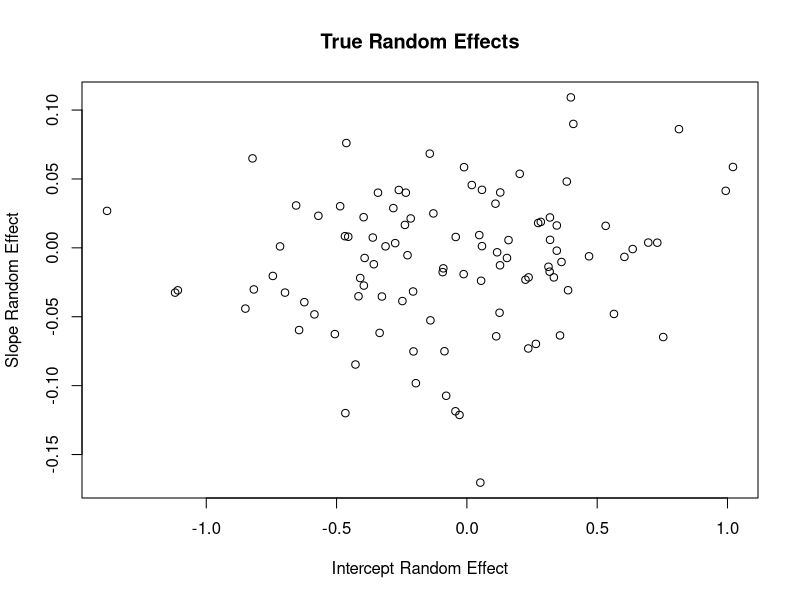
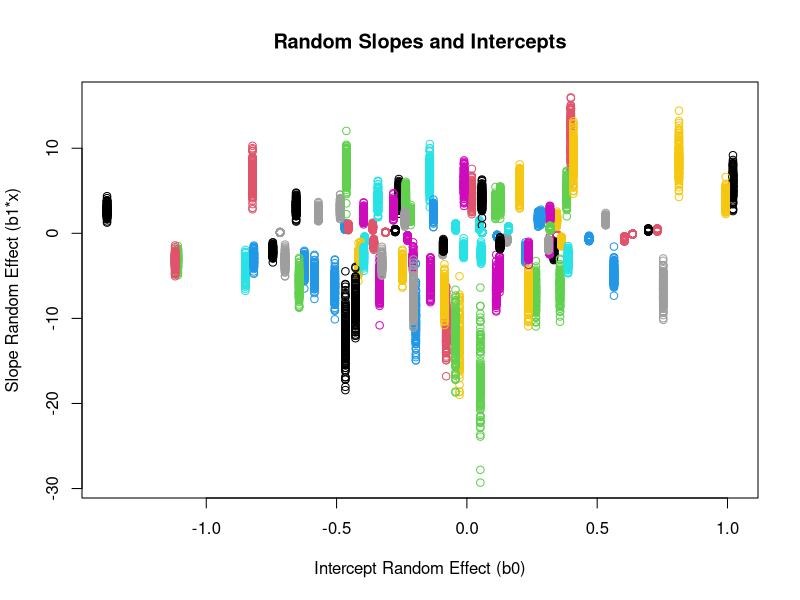
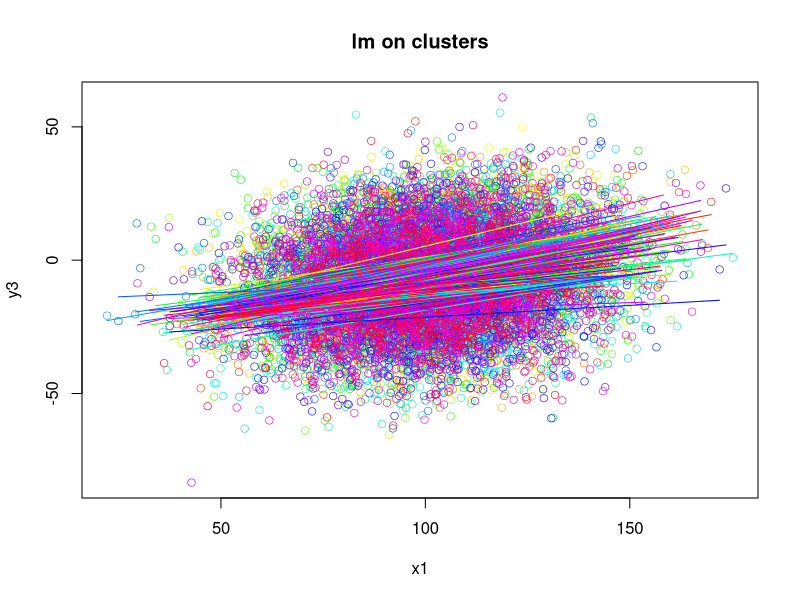
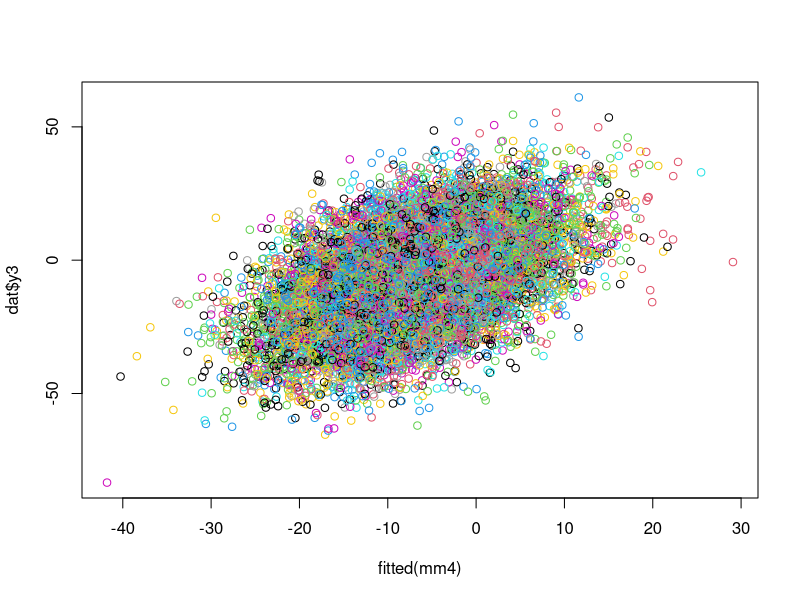

Write R code to recreate these figures, in order. (Note: this script raises an error after producing the figures.)
## Paul Johnson <pauljohn@ku.edu>
## 2012-06-24

## mlm-2. This is step 2 in the journey

## Topic: create multi-level data and use regression and lmer to
## estimate it.  This creates 3 different dependent variables,
## y1: ordinary "homoskedastic" regression (no grouping effect0
## y2: clustered "random intercepts"
## y3: clustered "random intercepts" and "random slope" for 1 predictor (x1)

## Change 1. I demonstrated mlm-1.R for James Selig, who suggested
## it was important to have clusters made up of various numbers of
## observations (unbalanced groups). Now there are M groups, but
## the variable N becomes a vector that represents the number of
## respondents in each cluster.

## Change 2. Do better book keeping on the random effects.  Now the
## random effects are drawn from a multivariate normal, allowing
## correlation between them. The random effects matrix is called
## Mreffects, its columns are (b0, b1), representing the intercept and
## slope random effects.  In my opinion, it is easier to specify the
## parameters with standard deviations and correlations.  The Covar
## matrix of the random effects "Msigma" is built up from those
## parameters.

##          | STDEb0  0   | |1  Mrho   | | STDEb0  0   |
## Msigma = |             |X|          |X|             |
##          |  0   STDEb1 | |Mrho    1 | |  0   STDEb1 |

library(MASS) ## for rmvnorm
set.seed(1234) ## for replicability

M <- 100  ## Clusters
## For equal-sized clusters with 10 observations, do this
## N <- rep(10, M)
## There are many ways to get varying cluster sizes.
##
N <- 134 + rpois(M, lambda=20)
## I add 4 because a cluster with fewer than 4 observations
## will cause a regression on the separate cluster to fail

## get M unique gray colors, will use later for plotting
## mycolors <- gray.colors(M)

## More colorful mycolors ?
mycolors <- rainbow(M)


## Create Mind and Iind indexes for book keeping.
## Mind, "M index" shows with which cluster an observation belongs.
Mind <- unlist(lapply(1:M, function(x) rep(x, each=N[x])))
## Iind, "I index" indexes cluster members.
Iind <- unlist(lapply(1:M, function(x) seq(1, N[x], by=1)))

##Create 3 variables from a multivariate Normal with these
## characteristics
Xmeans <- c(100, 200, 150)
Xsds <- c(20, 30, 40)
Xrho12 <- 0.4
Xrho13 <- 0.2
Xrho23 <- 0.0
Xcorr.mat <- diag(1, 3)
Xcorr.mat[1,2] <- Xcorr.mat[2,1] <- Xrho12
Xcorr.mat[1,3] <- Xcorr.mat[3,1] <- Xrho13
Xcorr.mat[2,3] <- Xcorr.mat[3,2] <- Xrho23
if(!isSymmetric(Xcorr.mat))stop("Xcorr.mat is not symmetric")

Xsigma <- diag(Xsds) %*% Xcorr.mat %*% diag(Xsds)
X.mat <- mvrnorm(n = sum(N), mu = Xmeans, Sigma = Xsigma)
dimnames(X.mat)[[2]] <- c("x1", "x2", "x3")
## Don't forget to insert an intercept later
X.mat <- cbind(X.mat)




## The true fixed effects of b0, b1, b2, b3 in
## y = b0 + b1*x1 + b2*x2 + b3*x3
bslopes <- c(1.5, 0.25, -0.2, 0.05)

## Standard deviation of error term at individual level
STDE <- 15

## Create a dependent variable that has no clustering effects.
##     FIXED Part                 +  RANDOM PART
y1 <- cbind(1, X.mat) %*% bslopes + rnorm(sum(N), m = 0, s = STDE)
dat <- cbind(data.frame(Mind, Iind, y1), as.data.frame(X.mat))
rownames(dat) <- paste(dat$Mind, dat$Iind, sep=".") ##may help bookkeeping later
rm(Mind, Iind, y1, X.mat) ## cleanup workspace

##Check the R-square on fitted model.
summary(lm(y1 ~ x1 + x2 + x3, data=dat))$r.square

## Layer on additive group level error in y2 and y3


## Parameters for random effects:
## STDEb0: standard deviation of clustered intercepts.
STDEb0 <- 0.5
## STDEb1: standard deviation of slopes across cluster units
STDEb1 <- 0.05
Mrho <- 0.2
## I'm tempted to get fancy here with a matrix for STDEb0, STDEb1, and
## Mrho. It would pay off, I expect. But be harder to teach.
Msigma <- diag(c(STDEb0, STDEb1)) %*% matrix(c(1, Mrho, Mrho, 1), 2, 2) %*% diag(c(STDEb0, STDEb1))
Mreffects <- mvrnorm(M, mu = c(0, 0), Sigma = Msigma)
colnames(Mreffects) <- c("b0","b1")

## In y2, include random intercept
dat$y2 <- dat$y1 + Mreffects[ ,"b0"][dat$Mind]

## In y3, add in random slope effect
dat$y3 <- dat$y2 +  dat$x1 * Mreffects[ ,"b1"][dat$Mind]

## Do some diagnostics on Mreffects
plot(Mreffects[, 1], Mreffects[,2], xlab = "Intercept Random Effect", ylab = "Slope Random Effect",  main = "True Random Effects")
##library(rockchalk)
##summarize(Mreffects)
summary(Mreffects)
apply(Mreffects, 2, sd)
cor(Mreffects)

plot(Mreffects[ ,"b0"][dat$Mind], dat$x1 * Mreffects[ ,"b1"][dat$Mind], col=dat$Mind, main = "Random Slopes and Intercepts", xlab="Intercept Random Effect (b0)", ylab="Slope Random Effect (b1*x)")

## The "grand" regression?
m1 <- lm(y3 ~ x1 + x2 + x3, data=dat)
summary(m1)

## The "dummy variable" regression?
m2 <- lm(y3 ~ x1 + x2 + x3 + as.factor(Mind), data=dat)
summary(m2)


library(lme4)
## M separate regressions, with 3 predictors
m3list <- lmList(y3 ~ x1 + x2 + x3 | Mind, data=dat, pool = FALSE)

## Predicted values set x2 and x3 at their cluster-specific means.

plot(y3 ~ x1, data=dat, col=mycolors[Mind], lwd = 0.6, main = "lm on clusters")
for( i in seq_along(m3list)){
    m3mf <- model.frame(m3list[[i]]) #data set for group i
    x1range <- range(m3mf$x1) ## use group-specific ranges this time
    pgroup <- predict( m3list[[i]], newdata = data.frame(x1=x1range, x2=mean(m3mf$x2), x3=mean(m3mf$x3)))
    lines(x1range, pgroup, col=mycolors[i])
}

## If a cluster has 3 or fewer cases, this warning will appear
## Warning message:
## In predict.lm(m3list[[i]], newdata = data.frame(x1 = x1range, x2 = mean(m3mf$x2),  :
##   prediction from a rank-deficient fit may be misleading


## Keep a record.
m3newdat <- lapply(m3list, function(x) {
    m3mf <- model.frame(x)
    ndf = data.frame(x1=range(m3mf$x1), x2=mean(m3mf$x2), x3=mean(m3mf$x3))
    ndf$m3pred <- predict(x, newdata = ndf)
    ndf} )
m3newdat <- do.call("rbind", m3newdat)
## Better add a variable Mind. This way seems like overkill, but probably is more
## robust than rep(1:M, each=2). It capitalizes on row names
m3newdat$Mind <-  as.integer(do.call("rbind", strsplit(row.names(m3newdat), split="\\.", perl=T))[ ,1])

## Draw new graphs on a new device, so we can compare
dev.new()


##
## Estimate this as a mixed-effects model with lme4

## mm2: Just the random intercept, no random slope
mm2 <- lmer( y2 ~ x1 + x2 + x3 + (1 | Mind), data=dat)
summary(mm2)
mm2VarCorr <- VarCorr(mm2)
mm2VarCorr

cor(fitted(mm2), dat$y2)

## Both random intercept and random slope, not correlated with each other
## Depending on Mrho, this may be a 'wrong model'.
mm3 <- lmer( y3 ~ x1 + x2 + x3 + (1|Mind) + (0 + x1 | Mind), data=dat, verbose=3)
summary(mm3)
mm3VarCorr <- VarCorr(mm3)
mm3VarCorr

cor(fitted(mm3), dat$y3)



## Yank out the standard deviation estimates. idiom stolen from formatVC in lmer code.
mm3reStdDev <- c(lapply(mm3VarCorr, attr, "stddev"), list(Residual = attr(mm3VarCorr, "sc")))
mm3reStdDev


mm3reStdDev[["Mind"]]["(Intercept)"] - STDEb0
##mm3reStdDev[["Mind"]]["x1"] - STDEb1
## Can't figure how to get STD(b1)
mm3reStdDev[["Residual"]] - STDE

## The "right" model allows the random effects to be correlated (Supposing
## Mrho not 0).
mm4 <- lmer( y3 ~ x1 + x2 + x3 + (x1 | Mind), data=dat)
summary(mm4)
mm4VarCorr <- VarCorr(mm4)
mm4VarCorr

cor(fitted(mm4), dat$y3)

plot(fitted(mm4), dat$y3, col=dat$Mind)



## Yank out the standard deviation estimates
mm4reStdDev <- c(lapply(mm4VarCorr, attr, "stddev"), list(Residual = attr(mm4VarCorr, "sc")))
mm4reStdDev


## Ever do summary stats on the predicted random effects?
mm4ranef <- ranef(mm4, postVar = TRUE) ## a ranef.mer object,  a list that includes one data frame
apply(mm4ranef[["Mind"]], 2, mean)
apply(mm4ranef[["Mind"]], 2, sd)
summarize(mm4ranef$Mind)
cor(mm4ranef$Mind)

dotplot(mm4ranef)

m3newdat$mm4pred <- predict(mm4, newdata = m3newdat)

plot(y3 ~ x1, data=dat, col=mycolors[Mind], main="lmer mixed model predictions")
by(m3newdat, m3newdat$Mind, function(x) { lines(x$x1, x$mm4pred, col=mycolors[x$Mind])})


## Double-check prediction values
mm4b <- fixef(mm4) ## coef(summary(mm4))[ ,1]
mm4vnames <- names(mm4b)
##  b0 + raneff(intercept, j)
mm4inteffect <- mm4b["(Intercept)"] +  mm4ranef[[1]][m3newdat$Mind, 1]
mm4x1effect <- m3newdat[ , c("x1")] * (mm4b["x1"] + mm4ranef[[1]][m3newdat$Mind, 2] )
mm4mmpred2 <- mm4inteffect + mm4x1effect +  as.matrix(m3newdat[ ,c("x2","x3") ]) %*%  mm4b[c("x2","x3")]
m3newdat$mm4manualpred <-  mm4inteffect + mm4x1effect +  as.matrix(m3newdat[ ,c("x2","x3") ]) %*%  mm4b[c("x2","x3")]

cbind(m3newdat$mm4manualpred, m3newdat$mm4pred)

## OK, looks good
plot(y3 ~ x1, data=dat, col=mycolors[Mind], main="lmer mixed model predictions")
by(m3newdat, m3newdat$Mind, function(x) { lines(x$x1, x$mm4manualpred, col=mycolors[x$Mind])})




## Now grab estimates from lm and lmer for closer inspection.
## intercepts on M separate lm fits:
m3b0  <- sapply(m3list, function(m) coef(m)["(Intercept)"])
sd(m3b0)

### The intercept "predictions" (blups) from mm4
mm4b0 <- mm4b["(Intercept)"] + mm4ranef[[1]][, "(Intercept)"]
sd(mm4b0)

###The slope estimates from M separate lm fits:
m3x1b  <- sapply(m3list, function(m) coef(m)["x1"])
sd(m3x1b)

### The slope "predictions" (blups) from mm4
mm4x1b <- mm4b["x1"] + mm4ranef[[1]][, "x1"]
sd(mm4x1b)


## Are the mm4 b's better than lm's? Closer to expected values? Shrunken toward center?
op <- par(no.readonly = TRUE)
par(mar=c(5.1, 5.1, 4.1, 2.1))
plot(m3x1b, mm4x1b, xlab = expression(hat(b)[1] ~~from~~lm), ylab = expression(hat(b)[1] ~~from~~lmer~~mixed~~model),  main=expression(paste("Shrinkage: Scatter of ",hat(b)[1]," from lm and lmer" )))
mx1b <- lm( mm4x1b ~ m3x1b)
abline(mx1b)
summary(mx1b)
options(digits=2)
legend("bottomright", as.expression(c(bquote(widehat(hat(b)[1*j]^{lmer}) == .(coef(mx1b)[1]) + .(coef(mx1b)[2])*hat(b)[1*j]))), lty=1, lwd=1)
options(digits=6)
par(op)


## Let's compare histograms of the slope estimates
par(mfcol=c(1,2))
par(mar=c(5.1, 4.1, 6.1, 2.1), xpd=T)

## Uses rockchalk: b1breaks <- plotSeq(range(c(m3x1b, mm4x1b)), 20)
b1breaks <- seq(range(c(m3x1b, mm4x1b))[1], range(c(m3x1b, mm4x1b))[2], length.out = 20)
m3x1bhist <- hist(m3x1b, breaks=b1breaks, plot = FALSE)
m4x1bhist <- hist(mm4x1b, breaks =b1breaks, plot = FALSE)
## Uses rockchalk: ylim <- magRange(c(0, m3x1bhist$density, m3x1bhist$density),  c(1, 1.2))

ylim <- range(c(0, m3x1bhist$density, m3x1bhist$density))*c(1, 1.2)
hist(m3x1b, breaks=b1breaks, prob = TRUE, ylim=ylim, xlab=expression(paste("100 lm estimates ", hat(b)[1])), main=paste("Separate OLS (lm)"))
legend("topright", legend = as.expression(c( bquote(mean(hat(b)[1])==.(round(mean(m3x1b),2))), bquote(sd(hat(b)[1])==.(round(sd(m3x1b),2))))))

hist(mm4x1b,  breaks=b1breaks, prob = TRUE, ylim=ylim, xlab=expression(paste("lmer 'blup' estimates ", hat(b)[1])), main="Mixed Model (lmer)")
legend("topleft", legend = as.expression(c( bquote(mean(hat(b)[1])==.(round(mean(mm4x1b),2))), bquote(sd(hat(b)[1])==.(round(sd(mm4x1b),2))))))
par(op)


## Plot the estimated slopes against the "true" random effects from Mreffects
plot(bslopes[2] + Mreffects[ ,2], m3x1b, xlab="Cluster Slopes (True Values)", ylab="Estimates of Slopes (across Clusters)", col="gray70", xlim= c(1.04,1.04)*range(c(bslopes[2] + Mreffects[ ,2], m3x1b)), ylim=c(1.04,1.04)*range((c(bslopes[2] + Mreffects[ ,2], m3x1b))))
points(bslopes[2] + Mreffects[ ,2], mm4x1b, , col="black", pch=13)
legend("topleft", c("OLS Slopes", "Mixed Model Slopes"), pch=c(1,13), col=c("gray70","black"))



## Plot the estimated intercept effects against the "true" random effects from Mreffects
plot(bslopes[1] + Mreffects[ ,1], m3b0, xlab="Cluster Intercepts (True Values)", ylab="Estimates of Intercepts", col="gray70")
points(bslopes[1] + Mreffects[ ,1], mm4b0 , col="black", pch=13)
legend("topleft", c("OLS Intercepts", "Mixed Model Intercepts"), pch=c(1,13), col=c("gray70","black"))


plot(Mreffects[, 1], m3b0)

plot(Mreffects[, 1], mm4b0)
